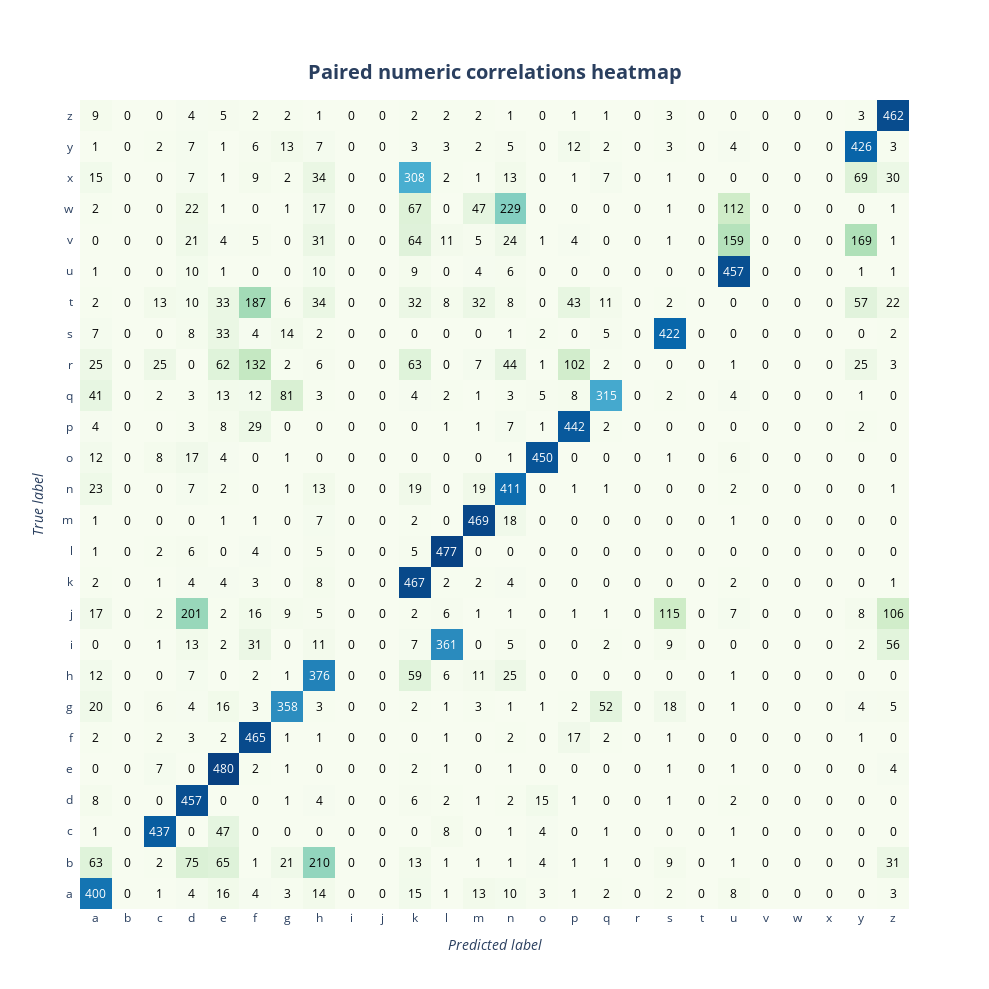

Notebook code for this chart:
### Code cell
draw_confmatrix(test_data.targets, predicted_values_1[4].argmax(dim=1))
